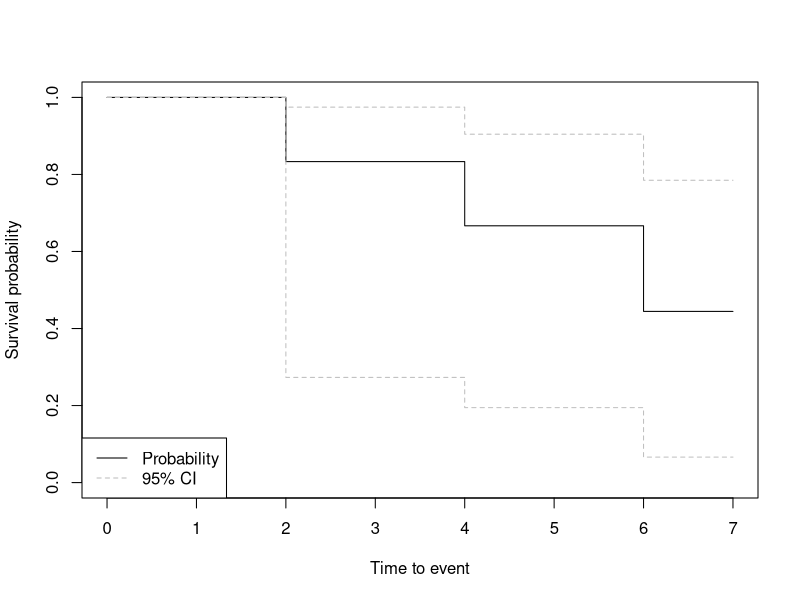
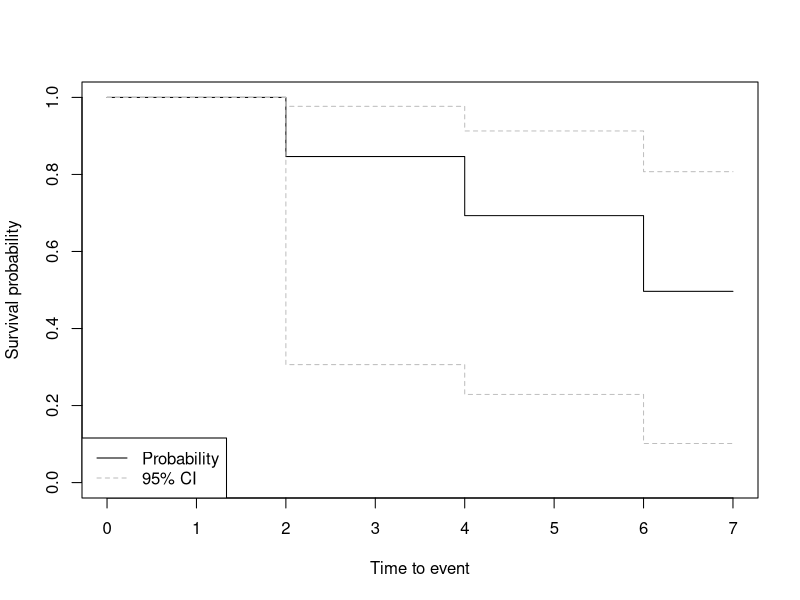

The R script that drew these images, in order:
# =======================================================================================
# Nonparametric Survival Curve Estimation ---------------------------------
# =======================================================================================
library(survival)

# Nonparametric estimation of the Survival Function  ----------------------
# When modeling human or animal survival, it is hard to know what parametric family to 
# choose, and often none of the available families has sufficient flexibility to model the 
# actual shape of the distribution. Thus, in medical and health applications, nonparametric
# methods, which have the flexibility to account for the vagaries of the survival of living
# things, have considerable advantages.

# The most widely used of these is the product-limit estimator, also known as the 
# Kaplan-Meier estimator, which is the product over the failure times of the conditional 
# probabilities of surviving to the next failure time. Formally, it is given by

# S[t] = π[t[i] ≤ t] (1 - q[i]) = π[t[i] ≤ t] (1 - (d[i] / n[i]))

# where n[i] is the number of subjects at risk time t[i], and d[i] is the number of 
# individuals who fail at that time.

# To obtain confidence limits for the product-limit estimator, we first use what is known 
# as the “delta method” to obtain the variance of log(S(t)),

# var(log(S(t))) = ∑[t[i] ≤ t] var(log(1 - q[i])) ≈ ∑[t[i] ≤ t] (d[j] / 
#                                                              n[j] * (n[j] - d[j]))

# To get the variance of S(t) itself, we use the delta method again to obtain

# var(S(t)) ≈ [S(t)] ^ 2 * ∑[t[i] ≤ t] (d[j] / n[j] * (n[j] - d[j]))

# Unfortunately, confidence intervals computed based on this variance may extend above one
# or below zero. While one could truncate them at one and zero, a more satisfying approach
# is to find confidence intervals for the complementary log-log transformation of S(t) as
# follows:

# var(log([-log*S(t)])) ≈ (1 / [S(t)] ^ 2) * ∑[t[i] ≤ t] (d[j] / n[j] * (n[j] - d[j]))

# To obtain estimates of the Kaplan-Meier estimator in R for the following data,
tt <- c(7, 6, 6, 5, 2, 4)
cens <- c(0, 1, 0, 0, 1, 1)
# Note that the “Surv” function produces a special structure for censored survival data:
Surv(tt, cens)

# For the estimation itself we use the “survfit” function. Note that to compute confidence
# intervals based on our preferred method, the complementary log-log transformation, we 
# have to explicitly specify that:
result_KM <- survfit(Surv(tt, cens) ~ 1, conf.type = "log-log")
result_KM
# This prints out the number of “records” (here six patients), the number of patients 
# (n.max and n.start), the number of events (three deaths), the median survival time 
# (6 years), and a 95 % confidence interval for the median. Note that the upper 95 % 
# confidence limit is undefined, indicated by a missing value “NA”. To see the full 
# Kaplan-Meier estimate, and plot it, we use the “summary” and “plot” functions:
summary(result_KM)
plot(result_KM, xlab = "Time to event", ylab = "Survival probability",
     col = c("black", "grey", "grey"))
legend("bottomleft", legend = c("Probability", "95% CI"), 
       lty = c(1, 2), col = c("black", "grey"))

# An alternative estimator of the survival function is known as the Nelson-Altschuler 
# estimator. It is based on the relationship of the survival function to the hazard 
# function. An estimate of the cumulative hazard function is the sum of the estimated 
# hazards up to a time t[i],

# H(t) = ∑[t[i] ≤ t] (d[i] / n[i])

# and the survival function estimate is simply

# S(t) = exp(-H(t))

# We may illustrate this by again referring to the same data as in the afore example. In R, 
# the Nelson-Altschuler estimate may be obtained using the “survfit” function with the
# option “type = "fh", the letters "fh" being taken from the initials of Fleming and 
# Harrington:
result_FH <- survfit(Surv(tt, cens) ~ 1, conf.type = "log-log", type = "fh")
summary(result_FH)

plot(result_FH, xlab = "Time to event", ylab = "Survival probability",
     col = c("black", "grey", "grey"))
legend("bottomleft", legend = c("Probability", "95% CI"), 
       lty = c(1, 2), col = c("black", "grey"))

# =======================================================================================
# Finding the Median Survival and a Confidence Interval for the Median --------
# =======================================================================================
















